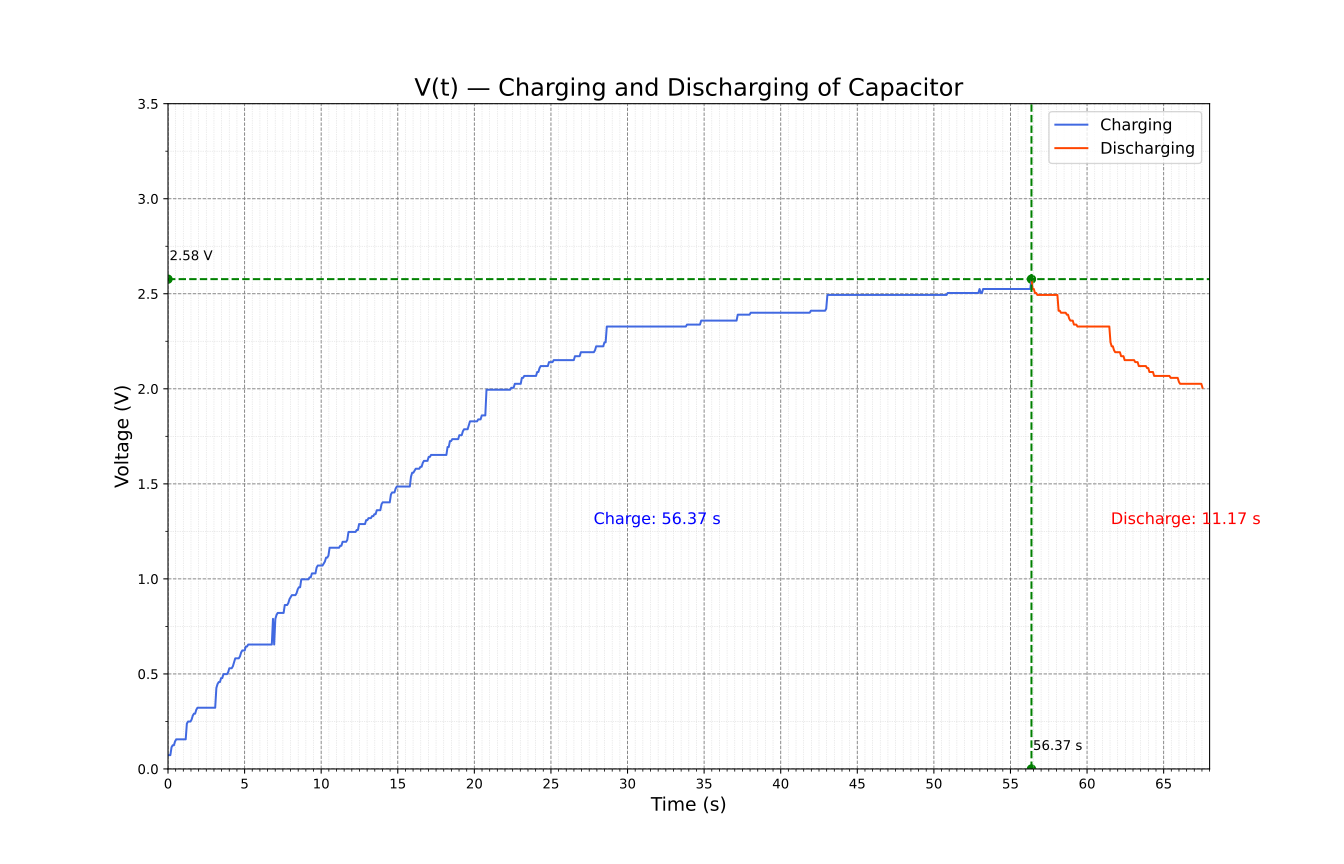

Recreate this plot in Python.
import numpy as np
import matplotlib.pyplot as plt
from matplotlib.ticker import MultipleLocator
import math

# Загрузка настроек
with open("settings.txt", "r") as config_file:
    time_step_ms, voltage_step = map(float, config_file.read().split())

# Загрузка данных
adc_values = np.loadtxt("data.txt", dtype=int)

# Перевод в физические значения
time_step_s = time_step_ms / 1000
times = np.arange(len(adc_values)) * time_step_s
voltages = adc_values * voltage_step

# Нахождение индекса максимального напряжения
v_max_index = np.argmax(voltages)
v_max = voltages[v_max_index]

# Разделение фаз заряда и разряда
t_charge = times[:v_max_index + 1]
v_charge = voltages[:v_max_index + 1]
t_discharge = times[v_max_index:]
v_discharge = voltages[v_max_index:]

# Построение графика
fig, ax = plt.subplots(figsize=(14, 9), dpi=300)

# Линии графика
ax.plot(t_charge, v_charge, label="Charging", color="royalblue")
ax.plot(t_discharge, v_discharge, label="Discharging", color="orangered")

# Подписи осей и заголовок
ax.set_xlabel("Time (s)", fontsize=14)
ax.set_ylabel("Voltage (V)", fontsize=14)
ax.set_title("V(t) — Charging and Discharging of Capacitor", fontsize=18, wrap=True)

# Легенда
ax.legend(fontsize=12)

# Ограничения осей
ax.set_xlim(0, math.ceil(times[-1]))
ax.set_ylim(0, 3.5)

# Сетка
ax.grid(which="major", color="gray", linestyle="--", linewidth=0.7)
ax.grid(which="minor", color="lightgray", linestyle=":", linewidth=0.5)

# Деления на осях
ax.xaxis.set_major_locator(MultipleLocator(5))
ax.xaxis.set_minor_locator(MultipleLocator(0.5))
ax.yaxis.set_major_locator(MultipleLocator(0.5))
ax.yaxis.set_minor_locator(MultipleLocator(0.25))

# Время зарядки и разрядки
t_charge_duration = t_charge[-1] - t_charge[0]
t_discharge_duration = t_discharge[-1] - t_discharge[0]

# Добавление поясняющих надписей
ax.text(t_charge_duration / 2 - 0.4, v_max / 2, f"Charge: {t_charge_duration:.2f} s", color="blue", fontsize=12)
ax.text(t_charge_duration + t_discharge_duration / 2 - 0.4, v_max / 2, f"Discharge: {t_discharge_duration:.2f} s", color="red", fontsize=12)

# Вспомогательные линии
ax.axvline(x=t_charge_duration, color='green', linestyle='--')
ax.axhline(y=v_max, color='green', linestyle='--')

# Точки и подписи
ax.scatter([t_charge_duration], [0], color='green')
ax.scatter([0], [v_max], color='green')
ax.scatter([times[v_max_index]], [v_max], color='green')

ax.text(t_charge_duration + 0.1, 0.1, f"{t_charge_duration:.2f} s", fontsize=10)
ax.text(0.1, v_max + 0.1, f"{v_max:.2f} V", fontsize=10)

# Сохранение графика
fig.savefig("graph.svg")
